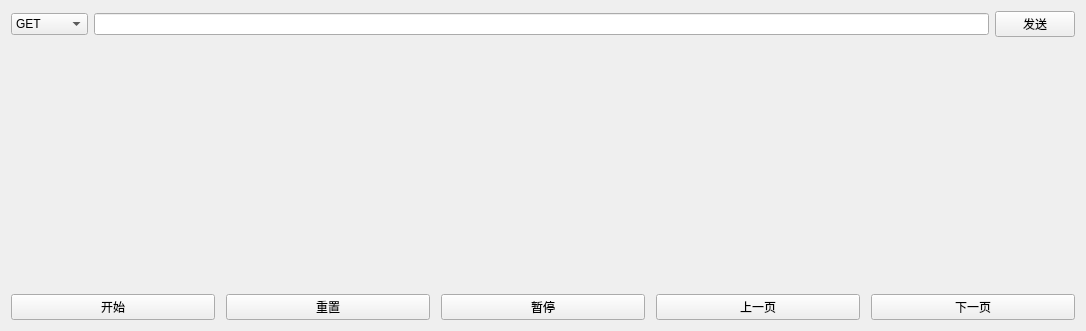
<?xml version="1.0" encoding="UTF-8"?>
<ui version="4.0">
 <class>Main</class>
 <widget class="QWidget" name="Main">
  <property name="geometry">
   <rect>
    <x>0</x>
    <y>0</y>
    <width>1086</width>
    <height>331</height>
   </rect>
  </property>
  <property name="windowTitle">
   <string>Form</string>
  </property>
  <layout class="QVBoxLayout" name="verticalLayout" stretch="0,2,0">
   <item>
    <layout class="QHBoxLayout" name="horizontalLayout">
     <item>
      <widget class="QComboBox" name="methodComboBox">
       <item>
        <property name="text">
         <string>GET</string>
        </property>
       </item>
       <item>
        <property name="text">
         <string>PUT</string>
        </property>
       </item>
       <item>
        <property name="text">
         <string>POST</string>
        </property>
       </item>
       <item>
        <property name="text">
         <string>DELETE</string>
        </property>
       </item>
      </widget>
     </item>
     <item>
      <widget class="QLineEdit" name="urlEdit"/>
     </item>
     <item>
      <widget class="QPushButton" name="sendBtn">
       <property name="text">
        <string>发送</string>
       </property>
      </widget>
     </item>
    </layout>
   </item>
   <item>
    <widget class="QLabel" name="label">
     <property name="text">
      <string/>
     </property>
     <property name="alignment">
      <set>Qt::AlignLeading|Qt::AlignLeft|Qt::AlignTop</set>
     </property>
    </widget>
   </item>
   <item>
    <layout class="QHBoxLayout" name="horizontalLayout_2">
     <property name="spacing">
      <number>11</number>
     </property>
     <property name="leftMargin">
      <number>0</number>
     </property>
     <property name="topMargin">
      <number>0</number>
     </property>
     <property name="rightMargin">
      <number>0</number>
     </property>
     <property name="bottomMargin">
      <number>0</number>
     </property>
     <item>
      <widget class="QPushButton" name="startBtn">
       <property name="text">
        <string>开始</string>
       </property>
      </widget>
     </item>
     <item>
      <widget class="QPushButton" name="restartBtn">
       <property name="text">
        <string>重置</string>
       </property>
      </widget>
     </item>
     <item>
      <widget class="QPushButton" name="pausedBtn">
       <property name="text">
        <string>暂停</string>
       </property>
      </widget>
     </item>
     <item>
      <widget class="QPushButton" name="prevBtn">
       <property name="text">
        <string>上一页</string>
       </property>
      </widget>
     </item>
     <item>
      <widget class="QPushButton" name="nextBtn">
       <property name="text">
        <string>下一页</string>
       </property>
      </widget>
     </item>
    </layout>
   </item>
  </layout>
 </widget>
 <resources/>
 <connections/>
</ui>
